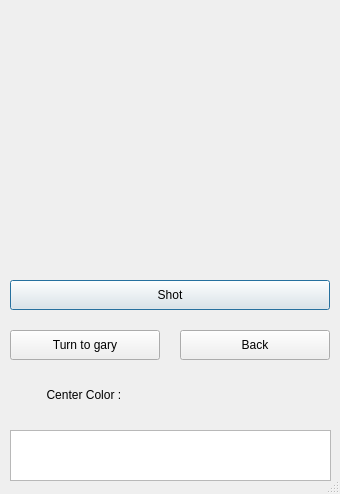
<?xml version="1.0" encoding="UTF-8"?>
<ui version="4.0">
 <class>Dialog</class>
 <widget class="QDialog" name="Dialog">
  <property name="geometry">
   <rect>
    <x>0</x>
    <y>0</y>
    <width>340</width>
    <height>494</height>
   </rect>
  </property>
  <property name="windowTitle">
   <string>Dialog</string>
  </property>
  <property name="sizeGripEnabled">
   <bool>true</bool>
  </property>
  <widget class="QLabel" name="cam">
   <property name="geometry">
    <rect>
     <x>10</x>
     <y>10</y>
     <width>320</width>
     <height>240</height>
    </rect>
   </property>
   <property name="text">
    <string/>
   </property>
   <property name="alignment">
    <set>Qt::AlignCenter</set>
   </property>
  </widget>
  <widget class="QPushButton" name="shot">
   <property name="geometry">
    <rect>
     <x>10</x>
     <y>280</y>
     <width>320</width>
     <height>30</height>
    </rect>
   </property>
   <property name="text">
    <string>Shot</string>
   </property>
  </widget>
  <widget class="QPushButton" name="turnToGary">
   <property name="geometry">
    <rect>
     <x>10</x>
     <y>330</y>
     <width>150</width>
     <height>30</height>
    </rect>
   </property>
   <property name="text">
    <string>Turn to gary</string>
   </property>
  </widget>
  <widget class="QLabel" name="color">
   <property name="geometry">
    <rect>
     <x>180</x>
     <y>380</y>
     <width>150</width>
     <height>30</height>
    </rect>
   </property>
   <property name="text">
    <string/>
   </property>
   <property name="alignment">
    <set>Qt::AlignCenter</set>
   </property>
  </widget>
  <widget class="QPushButton" name="back">
   <property name="geometry">
    <rect>
     <x>180</x>
     <y>330</y>
     <width>150</width>
     <height>30</height>
    </rect>
   </property>
   <property name="text">
    <string>Back</string>
   </property>
  </widget>
  <widget class="QLabel" name="label">
   <property name="geometry">
    <rect>
     <x>10</x>
     <y>380</y>
     <width>151</width>
     <height>30</height>
    </rect>
   </property>
   <property name="text">
    <string>Center Color : </string>
   </property>
   <property name="alignment">
    <set>Qt::AlignCenter</set>
   </property>
  </widget>
  <widget class="QTextBrowser" name="code">
   <property name="geometry">
    <rect>
     <x>10</x>
     <y>430</y>
     <width>321</width>
     <height>51</height>
    </rect>
   </property>
  </widget>
 </widget>
 <resources/>
 <connections>
  <connection>
   <sender>shot</sender>
   <signal>clicked()</signal>
   <receiver>Dialog</receiver>
   <slot>shotPic()</slot>
   <hints>
    <hint type="sourcelabel">
     <x>165</x>
     <y>300</y>
    </hint>
    <hint type="destinationlabel">
     <x>165</x>
     <y>321</y>
    </hint>
   </hints>
  </connection>
  <connection>
   <sender>turnToGary</sender>
   <signal>clicked()</signal>
   <receiver>Dialog</receiver>
   <slot>turnGary()</slot>
   <hints>
    <hint type="sourcelabel">
     <x>100</x>
     <y>350</y>
    </hint>
    <hint type="destinationlabel">
     <x>100</x>
     <y>360</y>
    </hint>
   </hints>
  </connection>
  <connection>
   <sender>back</sender>
   <signal>clicked()</signal>
   <receiver>Dialog</receiver>
   <slot>backToCam()</slot>
   <hints>
    <hint type="sourcelabel">
     <x>291</x>
     <y>345</y>
    </hint>
    <hint type="destinationlabel">
     <x>290</x>
     <y>368</y>
    </hint>
   </hints>
  </connection>
 </connections>
 <slots>
  <slot>shotPic()</slot>
  <slot>turnGary()</slot>
  <slot>backToCam()</slot>
  <slot>getColor()</slot>
 </slots>
</ui>
